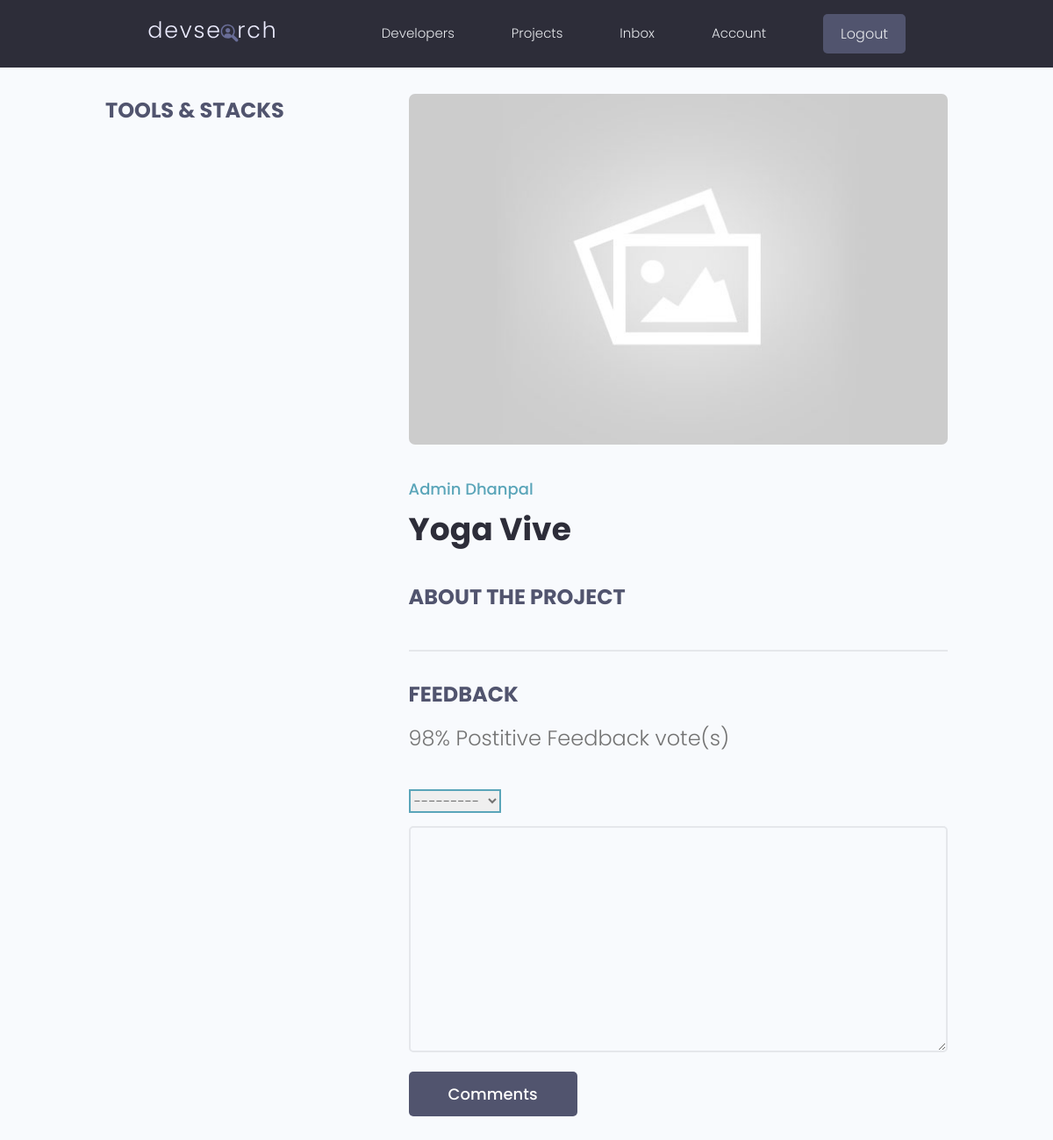
The app's page /projects/b5ff21ab-050e-424f-9550-224a0ddc5742/ (signed in), older data.
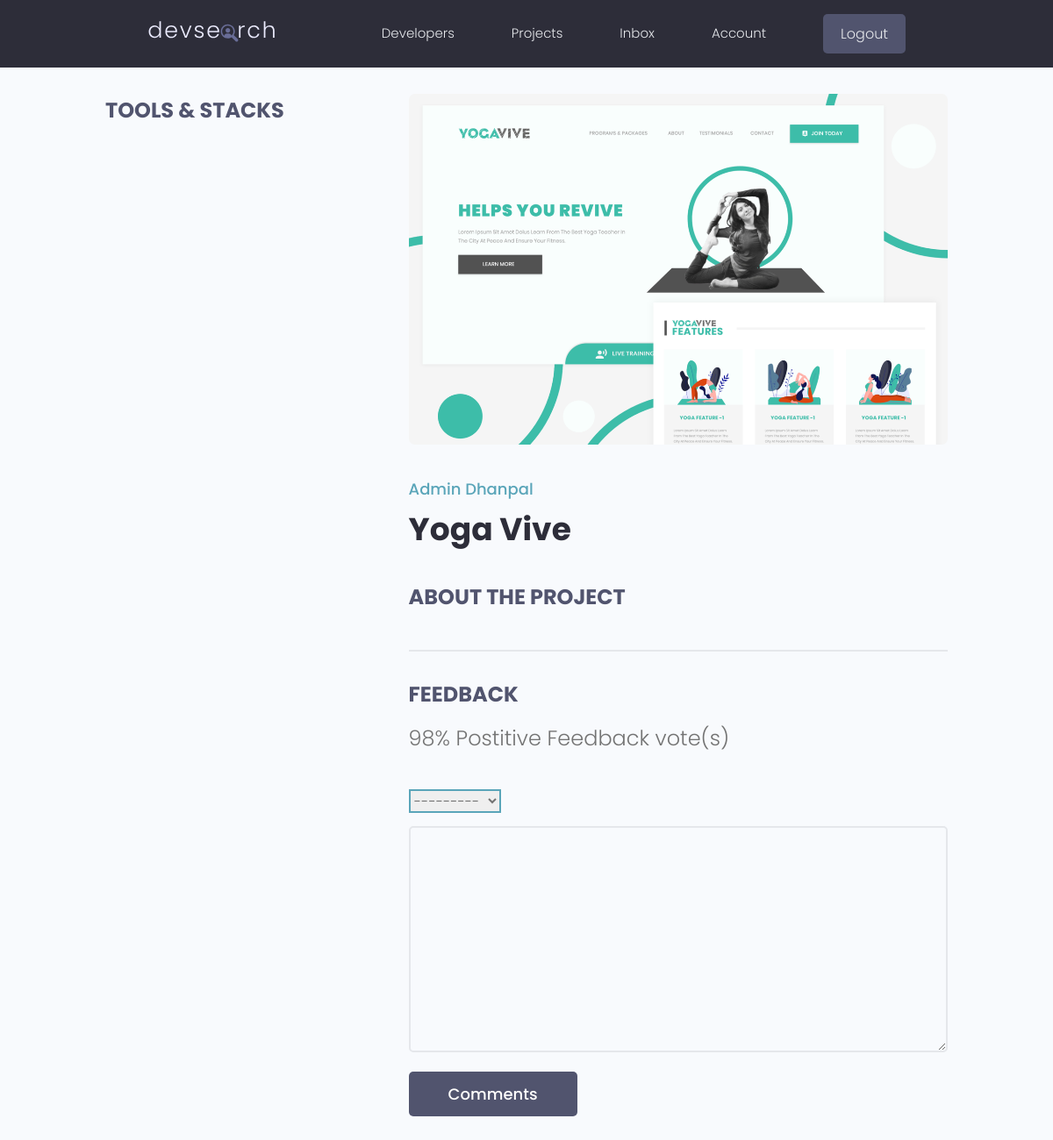
The same page, newer data.
### projects/models.py (models this page shows, shortened)
class Project(models.Model):
    owner = models.ForeignKey(Profile,null=True, blank=True,on_delete=models.SET_NULL)
    title = models.CharField(max_length=200)
    description = models.TextField(null=True, blank=True )
    featured_image = models.ImageField(null=True, blank=True, default="default.jpg")
    demo_link = models.CharField(max_length=2000, null=True, blank=True)
    source_link = models.CharField(max_length=2000, null=True, blank=True)
    tags = models.ManyToManyField('Tag',blank=True)
    vote_total = models.IntegerField(default=0, null=True, blank=True)
    vote_ratio = models.IntegerField(default=0, null=True, blank=True)
    created = models.DateTimeField(auto_now_add=True)
    id = models.UUIDField(default=uuid.uuid4,  unique=True, primary_key=True, editable=False)
    class Meta:
        ordering = ['-vote_ratio', '-vote_total','title']
    @property
    def reviewers(self):
        queryset = self.review_set.all().values_list('owner__id', flat=True)
        return queryset

### users/models.py (models this page shows)
class Profile(models.Model):
    user = models.OneToOneField(User, on_delete=models.CASCADE, null=True, blank=True)
    name = models.CharField(max_length=200, blank=True, null=True)
    email = models.EmailField(max_length=500, blank=True, null=True)
    username = models.CharField(max_length=200, blank=True, null=True)
    location = models.CharField(max_length=200, blank=True, null=True)
    short_intro = models.CharField(max_length=200, blank=True, null=True)
    bio = models.TextField(blank=True,null=True)
    profile_image = models.ImageField(null=True,blank=True,upload_to='profiles/',default='profiles/user-default.png')
    social_github = models.CharField(max_length=200, blank=True, null=True)
    social_stackoverflow = models.CharField(max_length=200, blank=True, null=True)
    social_twitter = models.CharField(max_length=200, blank=True, null=True)
    social_linkedln = models.CharField(max_length=200, blank=True, null=True)
    social_youtube = models.CharField(max_length=200, blank=True, null=True)
    social_website = models.CharField(max_length=200, blank=True, null=True)
    created = models.DateTimeField(auto_now_add=True)
    id = models.UUIDField(default=uuid.uuid4, unique=True, primary_key=True,editable=False)
    def __str__(self):
        return str(self.name)

### projects/views.py (the view, shortened to what this page needs)
# urls.py: path("projects/<str:pk>/",views.single_project, name="project"),
@login_required(login_url='login')
def single_project(request, pk):
    projectObj = Project.objects.get(id=pk)
    tags = projectObj.tags.all()
    form = ReviewForm()
    return render(request, 'projects/single_project.html', {'projects': projectObj, 'tags': tags,'form': form})

### projects/forms.py
class ReviewForm(ModelForm):
    class Meta:
        model = Review
        fields = ['value','body']
        labels = {
            'value': 'Place your vote',
            'body': 'Add a comment with your vote'
        }
    def __init__(self, *args, **kwargs):
        super(ReviewForm, self).__init__(*args, **kwargs)
        for name, field in self.fields.items():
            field.widget.attrs.update({'class': 'input'})

### projects/templates/projects/single_project.html (shortened to what this page needs)
{% extends 'main.html' %}
{% load static %}
{% block content %}
<main class="singleProject my-md">
    <div class="container">
      <div class="layout">
        <div class="column column--1of3">
          <h3 class="singleProject__subtitle">Tools & Stacks</h3>
        </div>
        <div class="column column--2of3">
          <img class="singleProject__preview" src="{{ projects.featured_image.url }}" alt="portfolio thumbnail" />
          <a href="profile.html" class="singleProject__developer">{{projects.owner}}</a>
          <h2 class="singleProject__title">{{ projects.title}}</h2>
          <h3 class="singleProject__subtitle">About the Project</h3>
          <div class="comments">
            <h3 class="singleProject__subtitle">Feedback</h3>
            <h5 class="project--rating">
              {{projects.vote_ratio }}% Postitive Feedback vote({{projects.vote_total|pluralize:"s"}})
            </h5>
            {% if request.user.profile.id in projects.reviewers %}
              <p>You have already submitted your review for this project.</p>
            {% elif request.user.profile == projects.owner %}
              <p>You cannot review your own work.</p>
            {% elif request.user.is_authenticated %}
            <form class="form" action="{% url 'project' projects.id %}" method="POST">
              {% for field in form %}
              <div class="form__field">
                {{field}}
              </div>
              {% endfor %}
              <input class="btn btn--sub btn--lg" type="submit" value="Comments" />
            </form>
            {% else %}
            <a href="{% url 'login' %}?next={{request.path}}">Please login to write review</a>
            {%  endif %}
          </div>
        </div>
      </div>
    </div>
  </main>
{% endblock %}

Row changes from the older to the newer data that the page shows:
changed Project "Yoga Vive": featured_image: picture added in place of a placeholder
